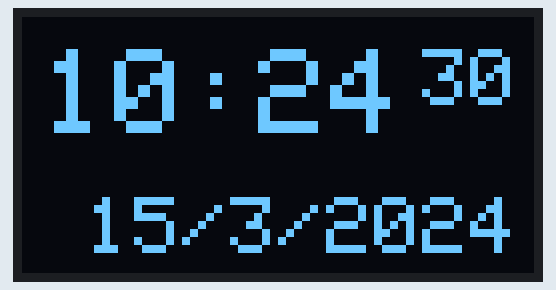
The sketch below on a simulated Arduino Uno, built with avr-gcc and run on an emulated ATmega328P. Shown: 128×64 one-colour display. The local clock reads 2024-03-15 10:24:30 at power-on unless the sketch sets it.

Above: at 0.1 s.
At 4.2 s:
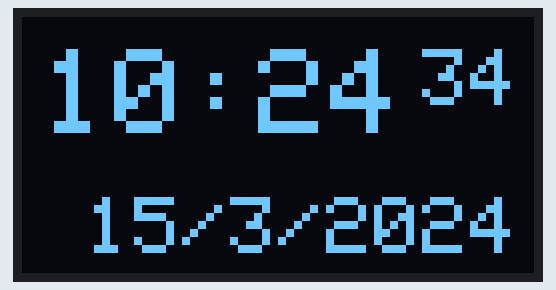
At 9.4 s:
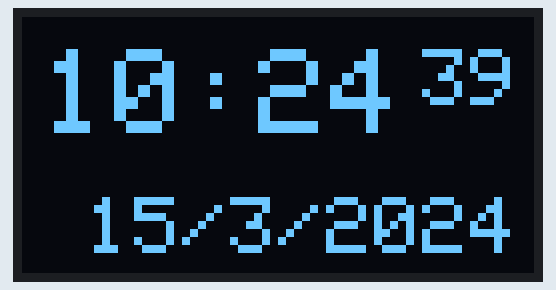
At 18.7 s:
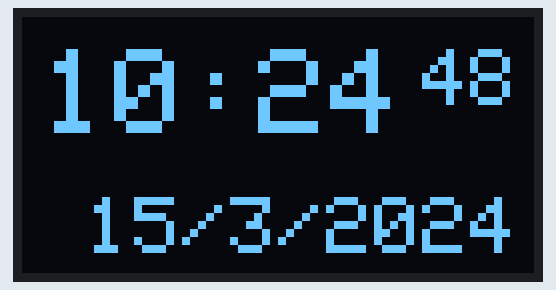
At 27.9 s:
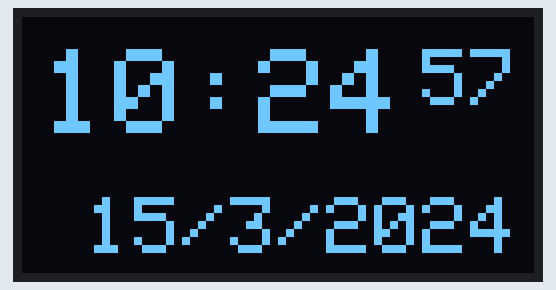
At 38.2 s:
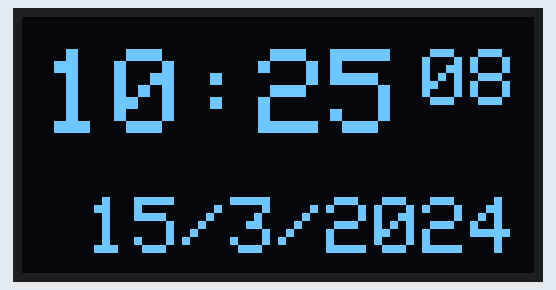

The sketch:

RTC_OLED_CODE.ino
```cpp
#include <SPI.h>
#include <Wire.h>
#include <Adafruit_GFX.h>
#include <Adafruit_SSD1306.h>
#include <Time.h>
#include <DS1307RTC.h>

#define OLED_RESET 4
Adafruit_SSD1306 display(OLED_RESET);


void setup()
{

  //Serial.begin(9600);
   display.begin(SSD1306_SWITCHCAPVCC, 0x3C);  // initialize with the I2C addr 0x3D (for the 128x64)
   //display.display();
  display.clearDisplay();
  display.setTextSize(1);
  display.setTextColor(WHITE);
  display.clearDisplay();

  }

  void loop()
  {
    display.clearDisplay();
    tmElements_t tm;
    if(RTC.read(tm)){
      display.clearDisplay();
    display.setTextSize(3);
    display.setTextColor(WHITE);
    display.setCursor(5,8);
    print2digits(tm.Hour);
    display.write(':');
    print2digits(tm.Minute);
    display.setTextSize(2);
    display.setCursor(100,8);
     print2digits(tm.Second);
    display.setCursor(16,45);
    display.setTextSize(2);
     display.print(tm.Day);
    display.write('/');
    display.print(tm.Month);
    display.write('/');
    display.print(tmYearToCalendar(tm.Year));
    display.display();

    }
    else
    {
      if(RTC.chipPresent())
      {
        display.setTextSize(1);
  display.setTextColor(WHITE);
        display.print("DS1307 stopped,run set time");
        display.display();
        }
        else
        {
          display.setTextSize(1);
  display.setTextColor(WHITE);
        display.print("DS1307 read error,check circuit");
        display.display();
          }
          delay(9000);
      }
      delay(1000);

  }

    void print2digits(int number) {
  if (number >= 0 && number < 10) {
    display.write('0');
    // display.display();
  }
  display.print(number);
   //display.display();
  //display.println();
}
```

Measured:
- what the display in image 1 shows lasts 1.0 s, from 4.2 s to 5.2 s
